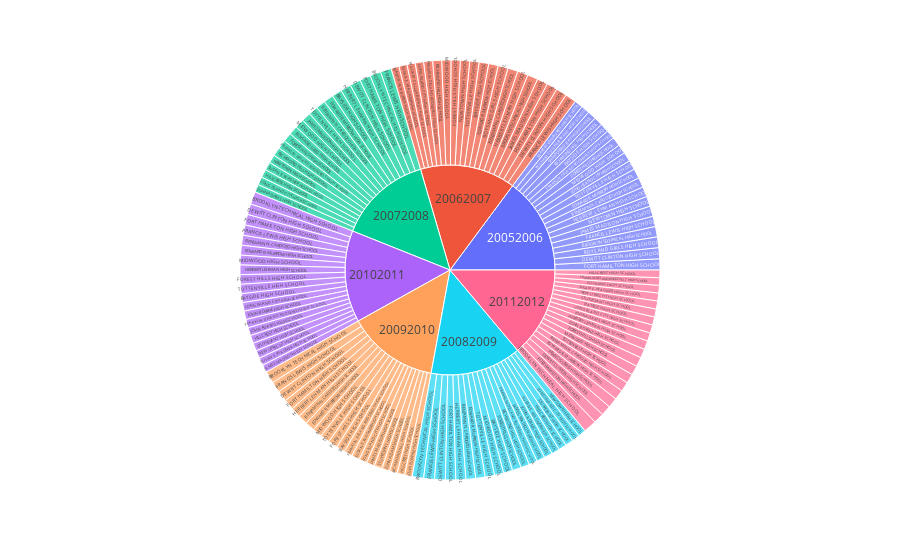

Notebook code for this chart:
### Markdown cell above
Now here's something I was interested in showcasing and it amazed me that I wasn't exposed to this kind of a plot before: sunburst. I wanted to showcase the schools along with their populations over the years, but if you consider ALL the schools in the dataset, you'd hardly be able to see the names of the school without having to hover over the interactive plot, what I did meanwhile was consider the 20 most populated schools over the years and showing how many students each of those schools had enrolled in the respective years. Kindly click on any of the years section seen in the middle and you will be able to see the names of the 20 most populated schools (varying by size corresponding to the sstudent population of the school) along with the number of students enrolled in them.

### Code cell
import pandas as pd
import plotly.express as px

all_years_20_schools = pd.DataFrame()  # Initialize an empty DataFrame

for i in range(0, len(data['schoolyear'].unique().tolist())):
    all_years_20_schools1 = data[data['schoolyear'] == data['schoolyear'].unique().tolist()[i]]
    sub_data = all_years_20_schools1.groupby(['schoolyear', 'Name'])['total_enrollment'].agg('sum').to_frame()
    sub_data.reset_index(inplace=True)
    
    sub_data = sub_data.sort_values(by=['total_enrollment'], ascending=False).head(20)
    
    all_years_20_schools = pd.concat([all_years_20_schools, sub_data], ignore_index=True)

fig = px.sunburst(all_years_20_schools, path=['schoolyear', 'Name'], values='total_enrollment')
fig.show()

### Figure 1 — Plotly figure (JSON) as saved in the notebook; plotly's stock layout.template omitted (floating-point values rounded to 4 significant figures; data arrays with more than 128 entries replaced by an {"elided": "..."} marker saying what was removed)
{"data": [{"branchvalues": "total", "domain": {"x": [0, 1], "y": [0, 1]}, "hovertemplate": "labels=%{label}<br>total_enrollment=%{value}<br>parent=%{parent}<br>id=%{id}<extra></extra>", "ids": {"elided": "147 str values"}, "labels": {"elided": "147 str values"}, "name": "", "parents": {"elided": "147 str values"}, "type": "sunburst", "values": {"elided": "147 int values"}}], "layout": {"legend": {"tracegroupgap": 0}, "margin": {"t": 60}}}
